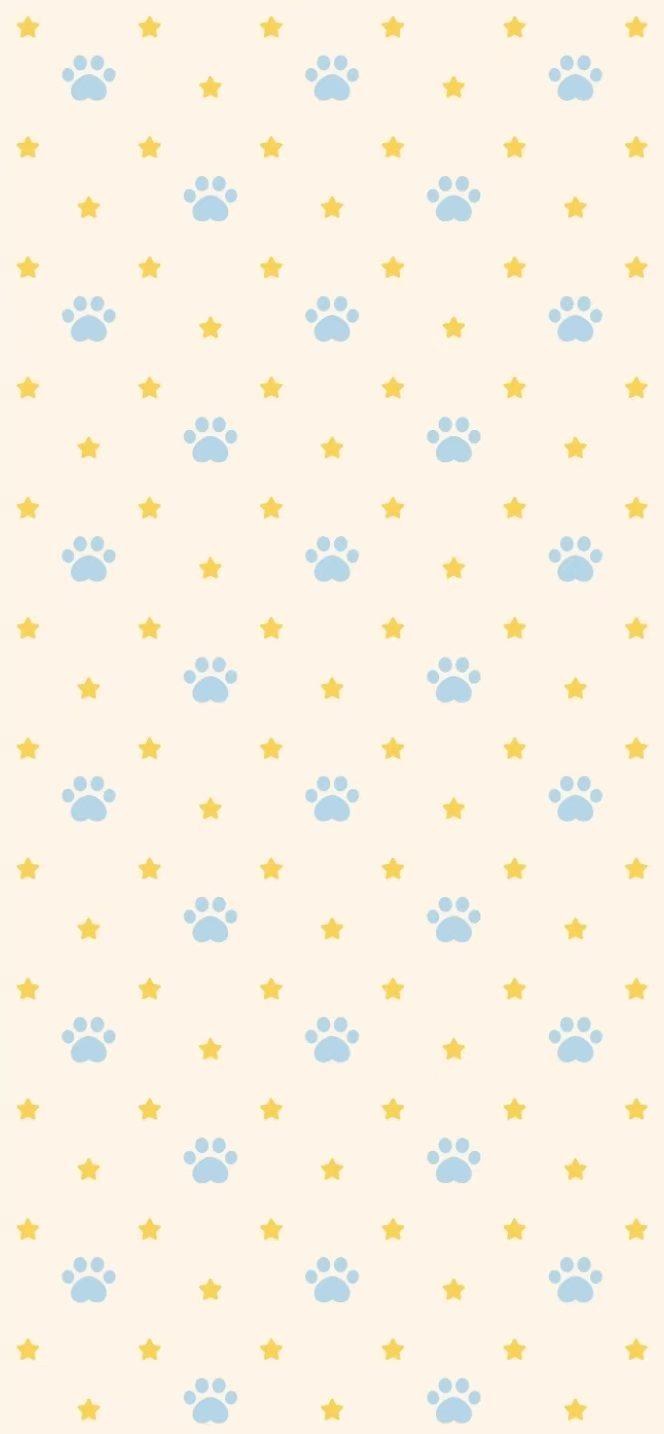
#> input picture picture/bg.jpg, 664 x 1434 px
$ python -i prepare-cards.py   (imports and definitions only)
#> lines starting #> are read from the running program, lines starting #| are printed output that depends on the picture; after the words box and inside, x2 and y2 are one past the last pixel; in counts of white or black regions, pixels touching at a corner belong together
# -*- coding: utf-8 -*-
"""
咪了个喵 · 卡面 / 素材批量处理

把 picture/ 里的原图统一处理成游戏用的素材：
  picture/cards/01.png ... 17.png   卡面（奶油底 400x400）
  picture/bg.jpg                    牌桌背景
  picture/nest.png                  猫窝木框（去白底 + 透明 PNG）

用法：
    python tools/prepare-cards.py
    python tools/prepare-cards.py --check     只检查，不写文件

想加新卡牌：在 CARDS 里加一行，然后把图片丢进 picture/。
"""
import os
import sys
from collections import deque

import numpy as np
from PIL import Image, ImageFilter

# [4 lines not run here, left out]

ROOT = os.path.dirname(os.path.dirname(os.path.abspath(__file__)))
PIC = os.path.join(ROOT, 'picture')
OUT = os.path.join(PIC, 'cards')

CREAM = (255, 249, 237)      # 卡面底色，必须和 css 里 --cream 一致
CARD_SIZE = 400              # 卡面输出尺寸
CANVAS_FILL = 0.90           # 内容最多占画布的 90%

# 编号, 原文件名, 名字, 是否带底部中文名
CARDS = [
    (1,  '微信图片_20261115002735_155_2.jpg', '橘猫',     True),
    (2,  '微信图片_20261115002736_156_2.jpg', '三花猫',   True),
    (3,  '微信图片_20261115002737_157_2.jpg', '狸花猫',   True),
    (4,  '微信图片_20261115002738_158_2.jpg', '奶牛猫',   True),
    (5,  '微信图片_20261115002739_159_2.jpg', '黑猫',     True),
    (6,  '微信图片_20261115002740_160_2.jpg', '白猫',     True),
    (7,  '微信图片_20261115002741_161_2.jpg', '英短蓝猫', True),
    (8,  '布偶猫.jpg',                        '布偶猫',   True),
    (9,  '暹罗猫.jpg',                        '暹罗猫',   True),
    (10, '银渐层.jpg',                        '银渐层',   True),
    (11, '玄猫.jpg',                          '玄猫',     True),
    (12, '猫包.png',                          '猫包',     False),
    (13, '猫砂铲.png',                        '猫砂铲',   False),
    (14, '猫粮.png',                          '猫粮',     False),
    (15, '玩具鼠.png',                        '玩具鼠',   False),
    (16, '逗猫棒.png',                        '逗猫棒',   False),
    (17, '鱼骨头.png',                        '鱼骨头',   False),
]

# 右上角有红色印章的图，先把印章那块涂成底色
STAMP_CARDS = {9, 11}

BG_SRC = '牌桌背景2.jpg'
NEST_SRC = '猫窝边框.jpg'


# ---------------------------------------------------------------- 工具函数
def to_arr(im):
    return np.asarray(im).astype(np.int16)


# [7 lines left out: function corner_color, not called in this run]


def bg_color(a):
    """整张图里出现最多的颜色 = 背景（比看四角更稳，有的图边缘带阴影）"""
    small = a[::4, ::4].reshape(-1, 3)
    q = (small // 8).astype(np.int32)
    key = q[:, 0] * 4096 + q[:, 1] * 64 + q[:, 2]
    vals, counts = np.unique(key, return_counts=True)
    best = vals[int(np.argmax(counts))]
    sel = key == best
    return np.median(small[sel], axis=0)


def trim_margin(a, frac=0.025):
    """先切掉最外圈，很多原图边缘有压暗的阴影"""
    h, w = a.shape[:2]
    m = max(2, int(round(min(h, w) * frac)))
    return a[m:h - m, m:w - m], m


def near_bg_mask(a, bg, tol=42):
    return np.abs(a - bg).sum(axis=2) < tol


def border_reach(near, downsample=4):
    """从四条边出发，找出「和边框连通」的背景区域（返回 bool 掩码）"""
    h, w = near.shape
    sw, sh = max(4, w // downsample), max(4, h // downsample)
    small = Image.fromarray((near * 255).astype(np.uint8))
    small = small.resize((sw, sh), Image.NEAREST)
    px = small.load()
    seen = np.zeros((sh, sw), dtype=bool)
    q = deque()
    for x in range(sw):
        for y in (0, sh - 1):
            if px[x, y] > 128 and not seen[y, x]:
                seen[y, x] = True
                q.append((x, y))
    for y in range(sh):
        for x in (0, sw - 1):
            if px[x, y] > 128 and not seen[y, x]:
                seen[y, x] = True
                q.append((x, y))
    while q:
        x, y = q.popleft()
        for dx, dy in ((1, 0), (-1, 0), (0, 1), (0, -1)):
            nx, ny = x + dx, y + dy
            if 0 <= nx < sw and 0 <= ny < sh and not seen[ny, nx] and px[nx, ny] > 128:
                seen[ny, nx] = True
                q.append((nx, ny))
    up = Image.fromarray((seen * 255).astype(np.uint8)).resize((w, h), Image.NEAREST)
    return np.asarray(up) > 128


def row_has_content(mask, min_px=6):
    return mask.sum(axis=1) >= min_px


# [21 lines left out: function find_caption_cut, not called in this run]


def content_bbox(mask, cut_y=None, min_px=6):
    """返回 (left, top, right, bottom) 内容外框，闭区间"""
    h, w = mask.shape
    if cut_y is not None:
        mask = mask[:cut_y]
    rowhas = mask.sum(axis=1) >= min_px
    if not rowhas.any():
        return 0, 0, w - 1, h - 1
    top = int(np.argmax(rowhas))
    bottom = len(rowhas) - 1 - int(np.argmax(rowhas[::-1]))
    colhas = mask[top:bottom + 1].sum(axis=0) >= min_px
    left = int(np.argmax(colhas))
    right = len(colhas) - 1 - int(np.argmax(colhas[::-1]))
    return left, top, right, bottom


# ---------------------------------------------------------------- 卡面
# [51 lines left out: functions prep_card, prep_bg, not called in this run]


# ---------------------------------------------------------------- 猫窝木框
def prep_nest(src, dst, out_w=760):
#> called with src = '../picture/bg.jpg', dst = 'out.png', out_w = 760
    im = Image.open(src).convert('RGB')
#> im is the input picture: PIL image 664x1434 RGB; mean R, G, B 250.5, 241.9, 227.8
    a0 = to_arr(im)
    h0, w0 = a0.shape[:2]
#> h0 = 1434; w0 = 664
    a, m = trim_margin(a0, 0.02)
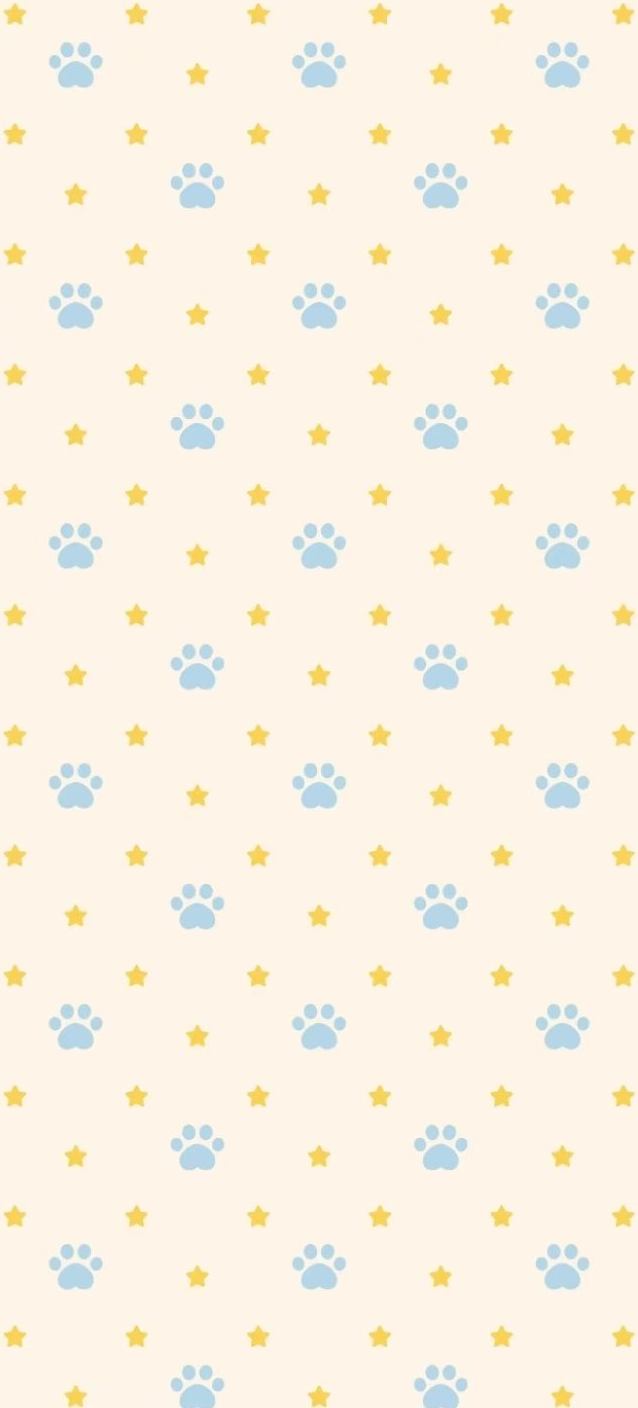
#> a: shape (1408, 638, 3) int16; mean R, G, B 250.3, 241.7, 227.6
#> m = 13
    if m:
        im = im.crop((m, m, w0 - m, h0 - m))
#> im: PIL image 638x1408 RGB
        a0 = a
    bg = bg_color(a)
#> in bg_color, `vals, counts = np.unique(key, return_counts=True)`: vals = 274 values from 87708 to 128991; counts = 274 values, max 46232 at index 262, min 1 at index 2, mean 205.5
#> in bg_color, `best = vals[int(np.argmax(counts))]`: best = 128925
#> bg = [254, 244, 232]
    near = near_bg_mask(a, bg, tol=36)
#> in near_bg_mask, `return np.abs(a - bg).sum(axis=2) < tol`:
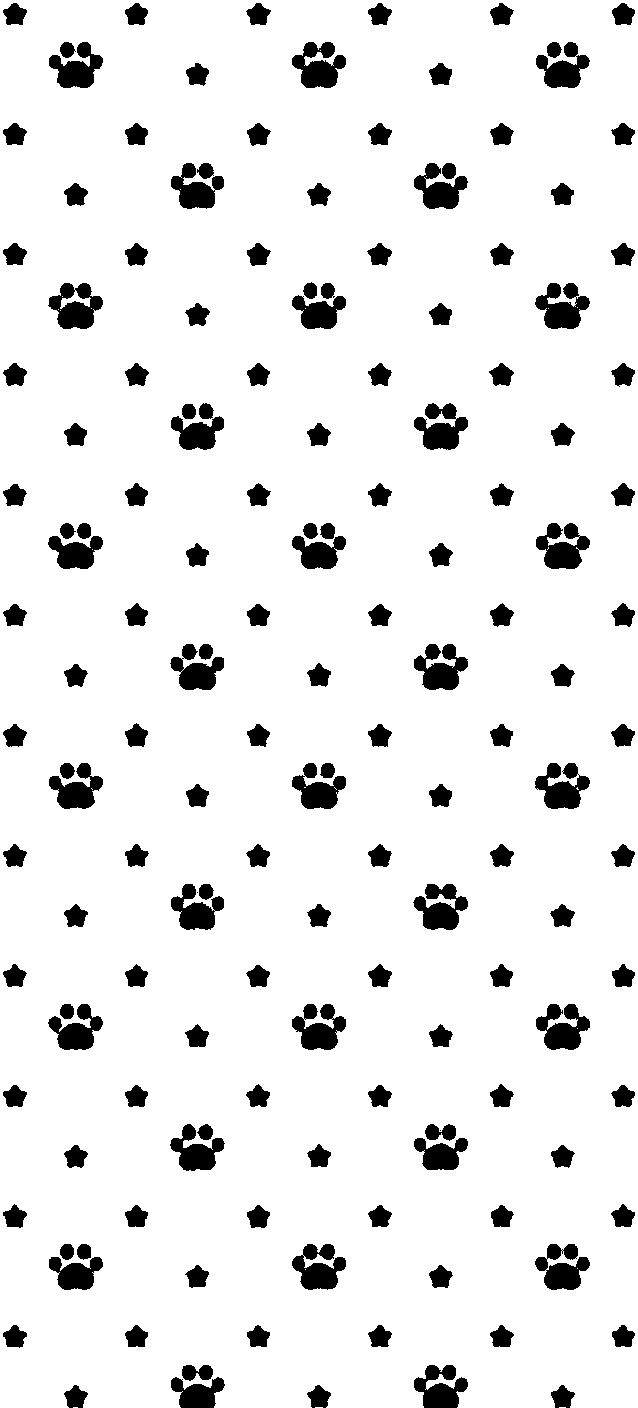
#> returned value: shape (1408, 638) bool; 91% white; 156 black regions (2 under 20 px), largest, box (x1, y1, x2, y2) and area: (292, 42, 346, 88) 1513, (535, 283, 590, 329) 1512, (535, 763, 590, 809) 1505
    reach = border_reach(near)          # 木框外面的白底
#> in border_reach, `small = small.resize((sw, sh), Image.NEAREST)`: small: PIL image 159x352 L; 91% white; 132 black regions (1 under 20 px), largest, box (x1, y1, x2, y2) and area: (12, 10, 26, 22) 99, (103, 41, 117, 52) 96, (103, 161, 117, 172) 96
#> after the loop in border_reach, `for x in range(sw):`: seen: shape (352, 159) bool; 0.52% white in thin lines or dots
#> after the loop in border_reach, `for y in range(sh):`:
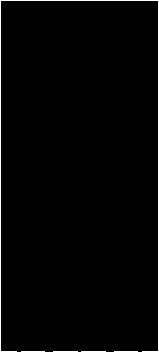
#> seen: shape (352, 159) bool; 1.8% white in thin lines or dots
#> after the loop in border_reach, `while q:`:
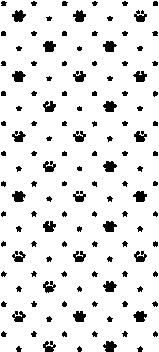
#> seen: shape (352, 159) bool; 90.7% white; 132 black regions (1 under 20 px), largest, box (x1, y1, x2, y2) and area: (12, 10, 26, 22) 110, (103, 101, 117, 112) 107, (103, 161, 117, 172) 107
#> in border_reach, `up = Image.fromarray((seen * 255).astype(np.uint8)).resize((w, h), Ima..`: up: PIL image 638x1408 L; 90.7% white; 132 black regions, largest, box (x1, y1, x2, y2) and area: (48, 40, 104, 88) 1760, (413, 404, 469, 448) 1712, (413, 644, 469, 688) 1712

    rgba = np.array(im.convert('RGBA'))
    rgba[reach, 3] = 0                  # 挖成透明
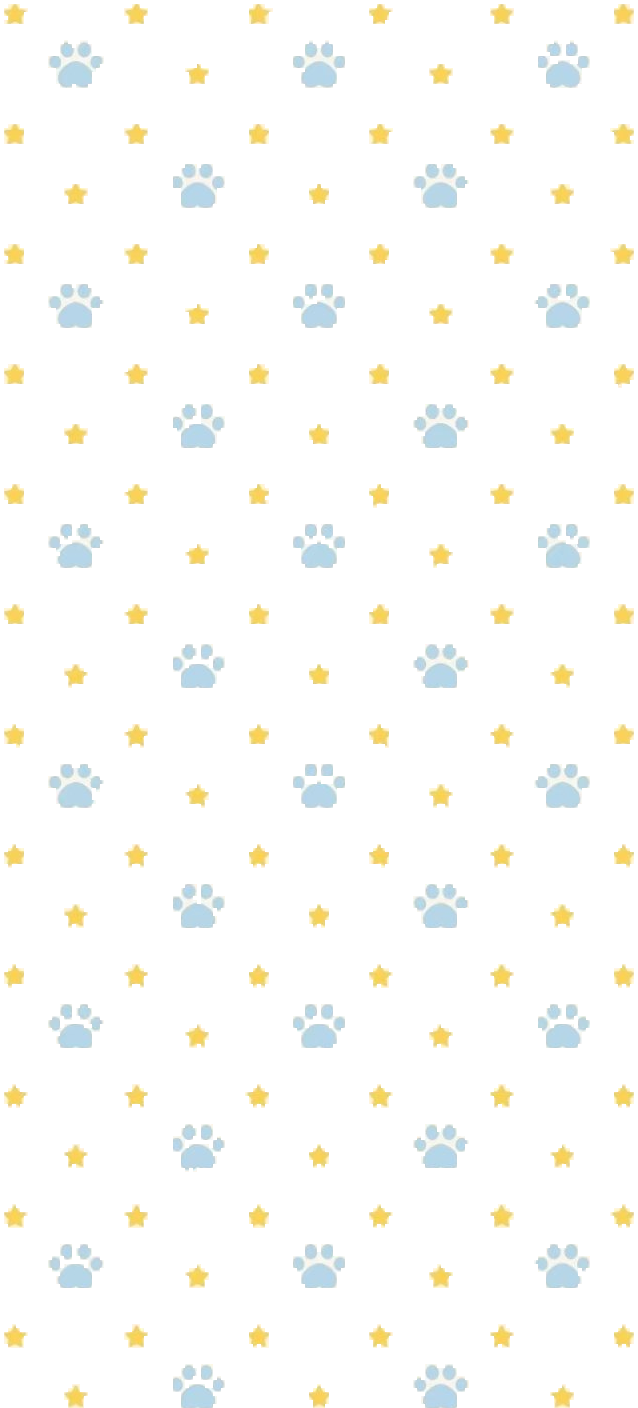
#> rgba: shape (1408, 638, 4); mean R, G, B, A 250.3, 241.7, 227.6, 23.7; transparent parts drawn white

    l, t, r, b = content_bbox(~reach, min_px=2)
#> in content_bbox, `top = int(np.argmax(rowhas))`: top = 4
#> in content_bbox, `bottom = len(rowhas) - 1 - int(np.argmax(rowhas[::-1]))`: bottom = 1407
#> in content_bbox, `left = int(np.argmax(colhas))`: left = 4
#> in content_bbox, `right = len(colhas) - 1 - int(np.argmax(colhas[::-1]))`: right = 633
#> l = 4; t = 4; r = 633; b = 1407
    rgba = rgba[t:b + 1, l:r + 1]
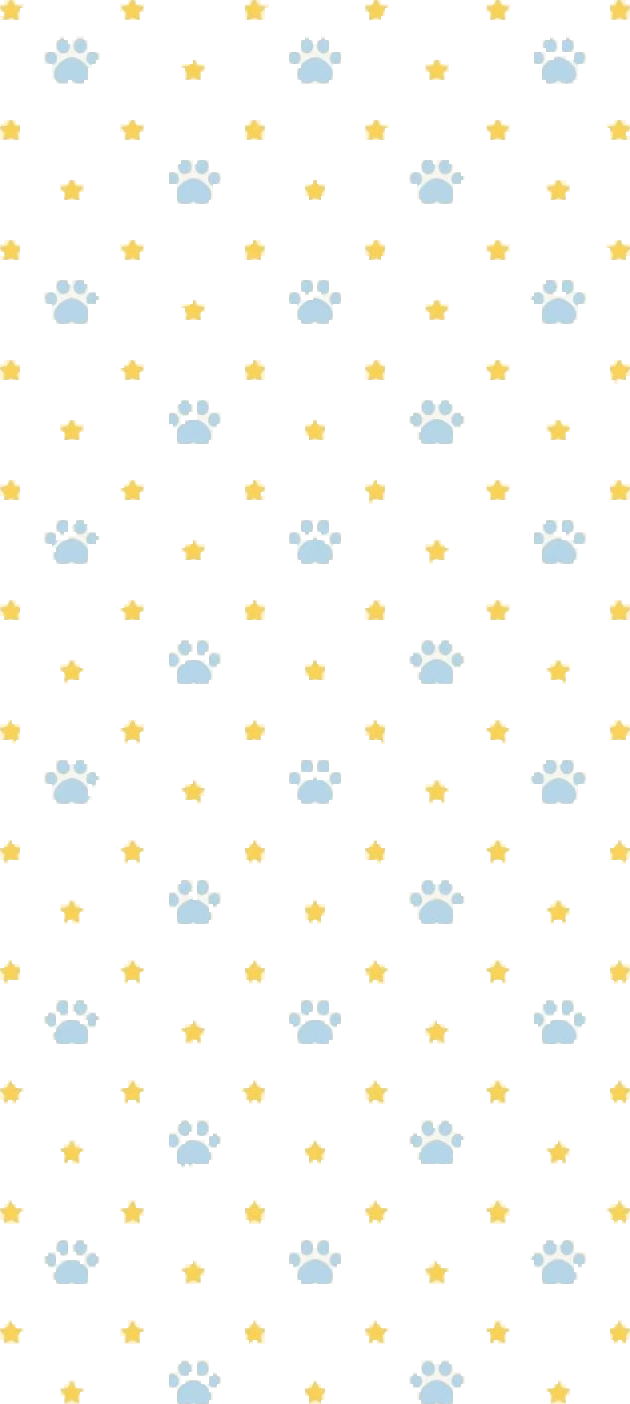
#> rgba: shape (1404, 630, 4); mean R, G, B, A 250.3, 241.7, 227.5, 24; transparent parts drawn white
    out = Image.fromarray(rgba)
    if out.width > out_w:
        out = out.resize((out_w, round(out.height * out_w / out.width)), Image.LANCZOS)
    out.save(dst, 'PNG', optimize=True)
    return '%dx%d bg=%s -> %dx%d' % (h0, w0, tuple(int(v) for v in bg), out.width, out.height)


# ---------------------------------------------------------------- main
# [43 lines left out: function main, not called in this run]


# [2 lines not run here, left out]

>>> result = prep_nest('../picture/bg.jpg', 'out.png')
#> result = '1434x664 bg=(254, 244, 232) -> 630x1404'
